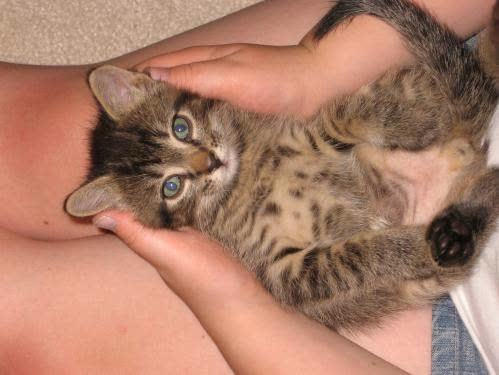
#> input picture oxen-rust/data/test/images/cat_1.jpg, 499 x 375 px
$ python convert_image.py ../images/cat_1.jpg out.png
#> lines starting #> are read from the running program, lines starting #| are printed output that depends on the picture
import cv2
import sys

# get input and output file from command line
input_file = sys.argv[1]
output_file = sys.argv[2]

# load an image using 'imread' specifying the path to image file
image = cv2.imread(input_file)
#> image is the input picture: shape (375, 499, 3); mean B, G, R 105.4, 125.5, 171.6

# Now we convert it from RGB to format of our choice
image_bgr = cv2.cvtColor(image, cv2.COLOR_RGB2GRAY)
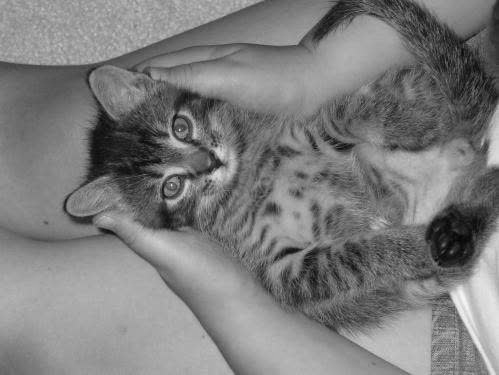
#> image_bgr: shape (375, 499); min 3, max 246, mean 124.8

# save the image
cv2.imwrite(output_file, image_bgr)

$ run again, on oxen-rust/data/test/images/cat_3.jpg
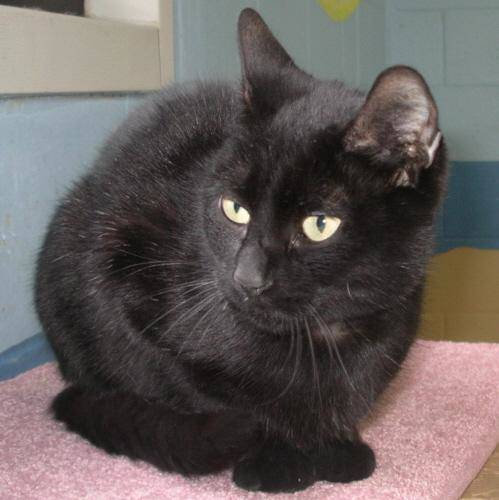
#> input picture oxen-rust/data/test/images/cat_3.jpg, 499 x 500 px
#> image is the input picture: shape (500, 499, 3); mean B, G, R 91.9, 93.4, 100.9
#> `image_bgr = cv2.cvtColor(image, cv2.COLOR_RGB2GRAY)`:
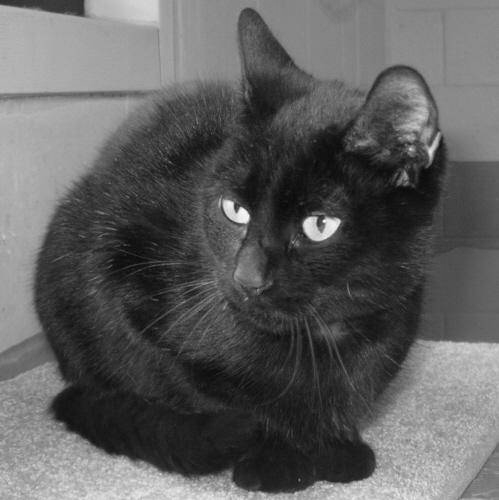
#> image_bgr: shape (500, 499); min 5, max 251, mean 93.8

$ run again, on oxen-rust/data/test/images/dog_1.jpg
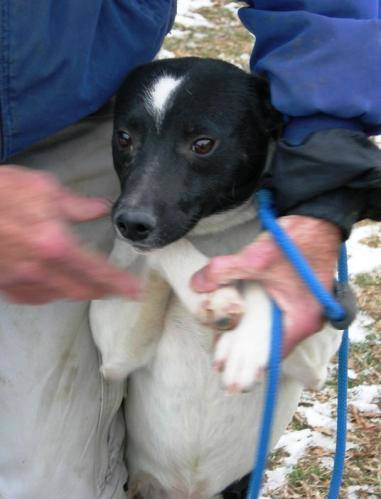
#> input picture oxen-rust/data/test/images/dog_1.jpg, 381 x 499 px
#> image is the input picture: shape (499, 381, 3); mean B, G, R 125.4, 116, 115.5
#> `image_bgr = cv2.cvtColor(image, cv2.COLOR_RGB2GRAY)`:
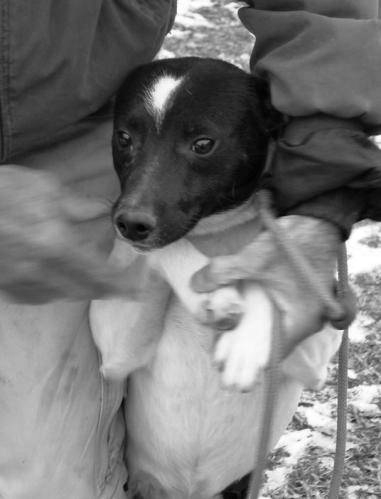
#> image_bgr: shape (499, 381); min 1, max 255, mean 118.7

$ run again, on oxen-rust/data/test/images/dog_2.jpg
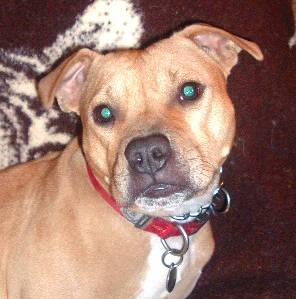
#> input picture oxen-rust/data/test/images/dog_2.jpg, 296 x 299 px
#> image is the input picture: shape (299, 296, 3); mean B, G, R 109.5, 121.6, 156.6
#> `image_bgr = cv2.cvtColor(image, cv2.COLOR_RGB2GRAY)`:
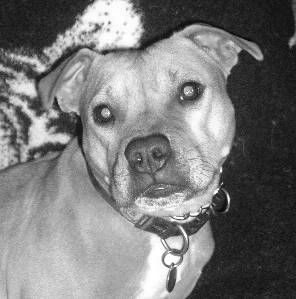
#> image_bgr: shape (299, 296); min 5, max 255, mean 122
